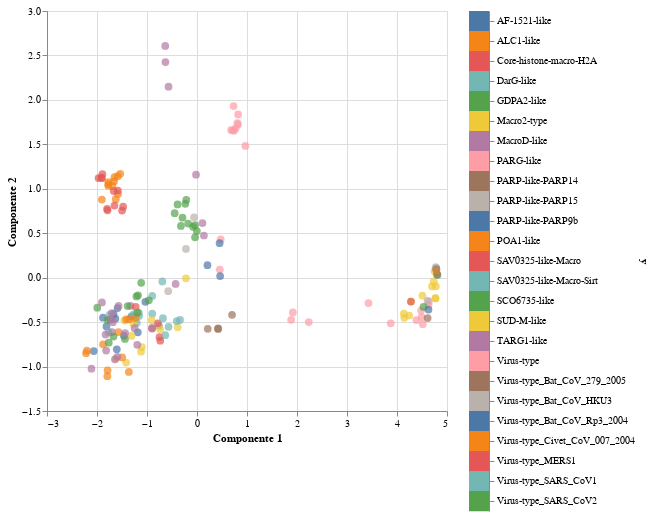

Write notebook code for a chart like this one.
### Code cell
plot_multidimensional(embs, df["Tipo de Macro"], method="pca")

### Figure 1 — Vega-Lite specification as saved in the notebook (floating-point values rounded to 4 significant figures; data arrays with more than 128 entries replaced by an {"elided": "..."} marker saying what was removed)
{"config": {"view": {"continuousWidth": 400, "continuousHeight": 300}}, "hconcat": [{"mark": {"type": "circle", "size": 60}, "encoding": {"color": {"condition": {"type": "nominal", "field": "y", "legend": null, "selection": "selector001"}, "value": "lightgray"}, "tooltip": {"type": "nominal", "field": "y"}, "x": {"type": "quantitative", "field": "Componente 1"}, "y": {"type": "quantitative", "field": "Componente 2"}}, "height": 400, "selection": {"selector001": {"type": "multi", "fields": ["y"]}, "selector002": {"type": "interval", "bind": "scales", "encodings": ["x", "y"]}}, "width": 400}, {"mark": "rect", "encoding": {"color": {"condition": {"type": "nominal", "field": "y", "legend": null, "selection": "selector001"}, "value": "lightgray"}, "y": {"type": "nominal", "axis": {"orient": "right"}, "field": "y"}}, "selection": {"selector001": {"type": "multi", "fields": ["y"]}}}], "data": {"name": "data-1cfb42a48ff9422bc36673bbcc98583f"}, "$schema": "https://vega.github.io/schema/vega-lite/v4.8.1.json", "datasets": {"data-1cfb42a48ff9422bc36673bbcc98583f": {"elided": "176 records"}}}
